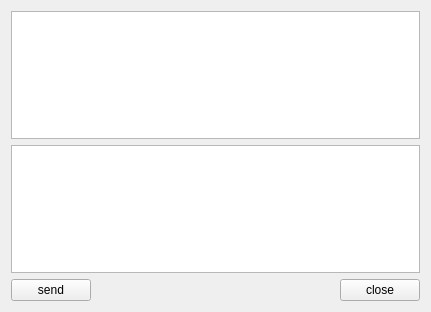
<?xml version="1.0" encoding="UTF-8"?>
<ui version="4.0">
 <class>ServerWidget</class>
 <widget class="QWidget" name="ServerWidget">
  <property name="geometry">
   <rect>
    <x>0</x>
    <y>0</y>
    <width>431</width>
    <height>312</height>
   </rect>
  </property>
  <property name="windowTitle">
   <string>ServerWidget</string>
  </property>
  <layout class="QGridLayout" name="gridLayout">
   <item row="0" column="0" colspan="3">
    <widget class="QTextEdit" name="textEditRead">
     <property name="readOnly">
      <bool>true</bool>
     </property>
    </widget>
   </item>
   <item row="1" column="0" colspan="3">
    <widget class="QTextEdit" name="textEditWrite"/>
   </item>
   <item row="2" column="0">
    <widget class="QPushButton" name="buttonSend">
     <property name="text">
      <string>send</string>
     </property>
    </widget>
   </item>
   <item row="2" column="1">
    <spacer name="horizontalSpacer">
     <property name="orientation">
      <enum>Qt::Horizontal</enum>
     </property>
     <property name="sizeHint" stdset="0">
      <size>
       <width>248</width>
       <height>20</height>
      </size>
     </property>
    </spacer>
   </item>
   <item row="2" column="2">
    <widget class="QPushButton" name="buttonClose">
     <property name="text">
      <string>close</string>
     </property>
    </widget>
   </item>
  </layout>
 </widget>
 <layoutdefault spacing="6" margin="11"/>
 <resources/>
 <connections/>
</ui>
